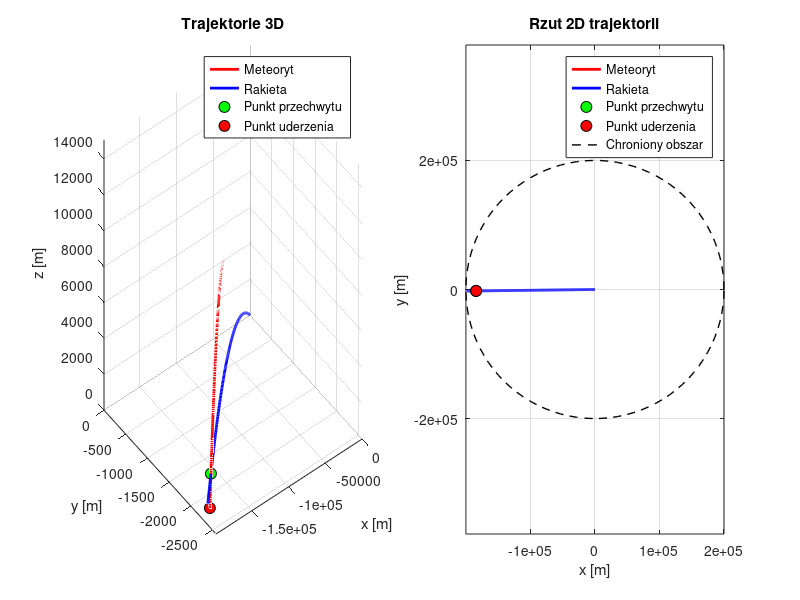
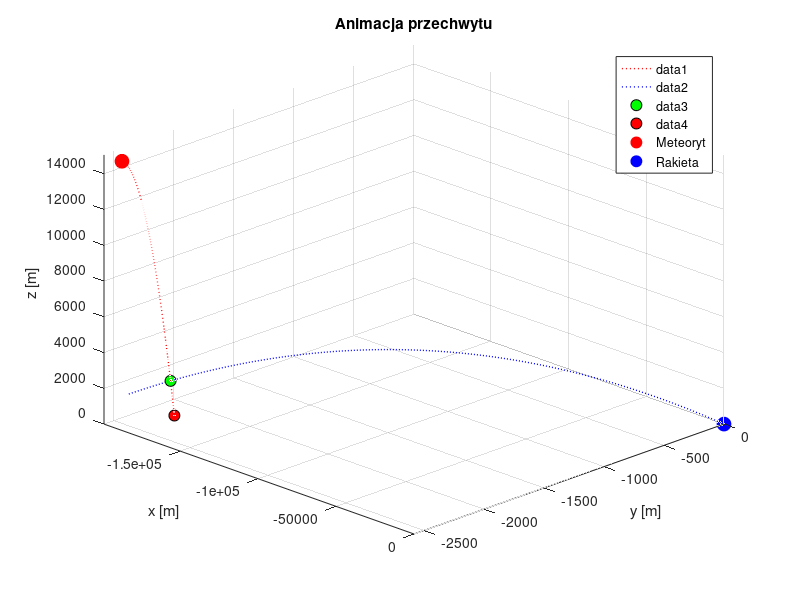

Recreate these plots in MATLAB, in order. (Note: this script raises an error after producing the figures.)
function zestrzel_meteoryt()
    %{
    funkcja zestrzel_meteoryt()
    Służy ona do symulacji przechwytu meteorytu, który uderza w naszą sferę
    chronioną. 
    Po wywołaniu funkcji losowane są dane takie jak:
    - współrzędne początkowe meteorytu (x0, y0, z0)
    - kąty nachylenia do ziemii meteorytu (alpha, beta, gamma odpowiednio
    do osi x, y, z)
    - prędkość początkowa (v) meteorytu

    Następnie program sprawdza czy meteoryt uderzy w obszar chroniony
    Jeśli tak:
        Sprawdzi czy jesteśmy w stanie go przechwycić na bezpiecznej
        odległości (minimum 2km nad ziemią) zakładając, że rakieta jest
        wystrzelona z centrum obszaru chronionego:
        Jeśli tak:
            Program uruchomi symulacje zestrzelenia meteorytu
        Jeśli nie:
            Jesteśmy zgubieni
    Jeśli nie:
        Program zakończy działanie wraz ze stosownym komunikatem
    %}

    clc; close all;

    % Grawitacja (m/s^2):
    g = 9.81;

    % Promień chronionej przestrzeni powietrznej (w metrach):
    R = 200000;  % 200 km

    % Generowanie losowych danych meteorytu
    disp('=== DANE METEORYTU ===');
    
    % Losowe współrzędne początkowe (w km)
    x0 = (rand() * 400 - 200) * 1000;  % -200km do +200km
    y0 = (rand() * 400 - 200) * 1000;
    z0 = (rand() * 20 + 5) * 1000;     % 5km do 25km

    % Losowa prędkość (30-100 m/s)
    v_m = 30 + rand() * 70;

    % Losowe kąty (0-360 stopni)
    alpha_m = rand() * 360;
    beta_m = rand() * 360;
    gamma_m = rand() * 360;

    % Wyświetlanie wygenerowanych danych
    fprintf('Początkowa pozycja meteorytu:\n');
    fprintf('x0 = %.2f km\n', x0/1000);
    fprintf('y0 = %.2f km\n', y0/1000);
    fprintf('z0 = %.2f km\n', z0/1000);
    fprintf('Prędkość meteorytu: %.2f m/s\n', v_m);
    fprintf('Kąty meteorytu:\n');
    fprintf('alpha = %.2f°\n', alpha_m);
    fprintf('beta = %.2f°\n', beta_m);
    fprintf('gamma = %.2f°\n', gamma_m);

    % Przeliczenie kątów na radiany i wyznaczenie składowych prędkości:
    alpha_m_rad = deg2rad(alpha_m);
    beta_m_rad  = deg2rad(beta_m);
    gamma_m_rad = deg2rad(gamma_m);

    vx_m = v_m * cos(alpha_m_rad);
    vy_m = v_m * cos(beta_m_rad);
    vz_m = v_m * cos(gamma_m_rad);

    % ========================
    % 1) Tor ruchu meteorytu
    % ========================
    % Równania parametryczne (bez oporów powietrza):
    % x_m(t) = x0 + vx_m * t
    % y_m(t) = y0 + vy_m * t
    % z_m(t) = z0 + vz_m * t - 0.5*g*t^2

    % Znajdź czas uderzenia w ziemię (z=0). Rozwiązujemy:
    % z0 + vz_m*t - 0.5*g*t^2 = 0
    % A = -0.5*g, B = vz_m, C = z0

    A = -0.5*g;
    B = vz_m;
    C = z0;

    % Rozwiązanie równania kwadratowego A*t^2 + B*t + C = 0
    % t = [ -B +/- sqrt(B^2 - 4*A*C) ] / (2*A)
    discriminant = B^2 - 4*A*C;

    if discriminant < 0
        % Brak realnego czasu przecięcia z ziemią => meteoryt nie spada poniżej z=0
        % (być może wznosi się albo ma zbyt duży z0 i niewielką składową pionową).
        disp('Meteoryt nie uderzy w ziemię w rozpatrywanym modelu. Jesteśmy bezpieczni.');
        return;
    end

    t_ground_1 = (-B + sqrt(discriminant)) / (2*A);
    t_ground_2 = (-B - sqrt(discriminant)) / (2*A);

    % Interesuje nas dodatni czas:
    t_ground = max(t_ground_1, t_ground_2);
    if t_ground < 0
       % Oba czasy są ujemne -> w modelu matematycznym meteoryt "uderzył" w ziemię w przeszłości
       % albo nie uderzy w przyszłości.
       disp('Meteoryt nie uderzy w przyszłości w ziemię. Jesteśmy bezpieczni.');
       return;
    end

    % Współrzędne meteorytu w chwili uderzenia w ziemię:
    x_ground = x0 + vx_m * t_ground;
    y_ground = y0 + vy_m * t_ground;

    % Odległość od (0,0) w płaszczyźnie xy:
    dist_ground = sqrt(x_ground^2 + y_ground^2);

    % Sprawdzamy, czy uderzenie nastąpi w obrębie koła o promieniu R:
    if dist_ground > R
        disp('Meteoryt uderzy w ziemię poza chronionym obszarem. Jesteśmy bezpieczni.');
        return;
    else
        disp('UWAGA: Meteoryt uderzy w ziemię w chronionym obszarze!');
        fprintf('Czas do uderzenia: %.2f s\n', t_ground);
    end

    % ================================================
    % 2) Wyznaczenie parametrów rakiety (przechwycenie)
    % ================================================
    % Rakietę wystrzeliwujemy z (0,0,0) w chwili t=0.
    % Chcemy ją skierować tak, by przechwyciła meteoryt jak najwcześniej,
    % ale na wysokości nie mniejszej niż 2 km.

    z_min = 2000;  % minimalna wysokość przechwytu (2 km)

    % Szukamy najwcześniejszego możliwego momentu przechwytu
    % Rozwiązujemy układ równań:
    % x0 + vx_m*t = vx_r*t
    % y0 + vy_m*t = vy_r*t
    % z0 + vz_m*t - 0.5*g*t^2 = vz_r*t - 0.5*g*t^2
    % z0 + vz_m*t - 0.5*g*t^2 >= z_min

    % Najpierw znajdźmy czas, w którym meteoryt osiągnie minimalną wysokość
    A_m = -0.5*g;
    B_m = vz_m;
    C_m = z0 - z_min;

    disc_m = B_m^2 - 4*A_m*C_m;
    if disc_m < 0
        disp('Meteoryt nie osiągnie wysokości 2 km (brak realnych rozwiązań).');
        disp('Niestety, nie jesteśmy w stanie go zestrzelić na bezpiecznej wysokości.');
        return;
    end

    t_min_1 = (-B_m + sqrt(disc_m)) / (2*A_m);
    t_min_2 = (-B_m - sqrt(disc_m)) / (2*A_m);

    % Interesują nas tylko dodatnie czasy i oczywiście krótszy z nich
    t_candidates = sort([t_min_1, t_min_2]);
    t_candidates = t_candidates(t_candidates>0);

    if isempty(t_candidates)
        disp('Czasy osiągnięcia minimalnej wysokości są ujemne, meteoryt był na tej wysokości w przeszłości.');
        disp('Rakieta nie ma możliwości przechwycenia.');
        return;
    end

    % Bierzemy najmniejszy dodatni czas:
    t_przechwyt = t_candidates(1);

    % Sprawdzamy czy przechwycenie nastąpi przed uderzeniem w ziemię
    if t_przechwyt >= t_ground
        disp('Meteoryt uderza w ziemię zanim osiągnie minimalną wysokość.');
        disp('Brak możliwości przechwycenia na bezpiecznej wysokości.');
        return;
    end

    % Pozycja meteorytu w chwili przechwycenia:
    x_m_intercept = x0 + vx_m * t_przechwyt;
    y_m_intercept = y0 + vy_m * t_przechwyt;
    z_m_intercept = z0 + vz_m * t_przechwyt - 0.5*g*t_przechwyt^2;

    % Obliczamy wymagane składowe prędkości rakiety
    vx_r = x_m_intercept / t_przechwyt;
    vy_r = y_m_intercept / t_przechwyt;
    vz_r = (z_m_intercept + 0.5*g*(t_przechwyt^2)) / t_przechwyt;

    % Całkowita prędkość rakiety:
    v_r = sqrt(vx_r^2 + vy_r^2 + vz_r^2);

    % Sprawdzenie czy prędkość rakiety nie przekracza 6.6 km/s
    % Zakładamy, że naszą rakietą jest rakieta wykorzystana w programie NASA DART, której V_max wynosi 6.6 km/s
    if v_r > 6600
        disp('UWAGA: Wymagana prędkość rakiety przekracza 6.6 km/s!');
        fprintf('Wymagana prędkość: %.2f m/s (%.2f km/s)\n', v_r, v_r/1000);
        disp('Program zatrzymany ze względów bezpieczeństwa.');
        return;
    end

    % Kąty rakiety względem osi x, y, z:
    alpha_r = acos(vx_r / v_r);
    beta_r  = acos(vy_r / v_r);
    gamma_r = acos(vz_r / v_r);

    % Konwersja na stopnie:
    alpha_r_deg = rad2deg(alpha_r);
    beta_r_deg  = rad2deg(beta_r);
    gamma_r_deg = rad2deg(gamma_r);

    % ======= WYŚWIETLANIE WYNIKÓW =======
    disp('=== WYNIKI PRZECHWYTU ===');
    fprintf('Czas przechwytu: t = %.2f s\n', t_przechwyt);
    fprintf('Pozycja przechwytu meteorytu: (%.2f, %.2f, %.2f) [m]\n',...
            x_m_intercept, y_m_intercept, z_m_intercept);
    fprintf('Pozycja uderzenia meteorytu: (%.2f, %.2f, 0) [m]\n',...
            x_ground, y_ground);
    fprintf('Niezbędna prędkość rakiety: v_r = %.2f m/s\n', v_r);
    fprintf('Kąty rakiety:\n');
    fprintf('   alpha_r względem osi x = %.2f stopni\n', alpha_r_deg);
    fprintf('   beta_r  względem osi y = %.2f stopni\n', beta_r_deg);
    fprintf('   gamma_r względem osi z = %.2f stopni\n', gamma_r_deg);

    % ==========================
    % 3) Wizualizacja trajektorii
    % ==========================

    % Aby ładnie narysować tor, weźmy pewną liczbę punktów czasowych
    % od 0 do max(t_ground, t_przechwyt) + pewien margines.
    t_max = max(t_ground, t_przechwyt);
    N = 200;  % liczba kroków
    t_vec = linspace(0, t_max, N);

    % Trajektoria meteorytu
    x_m_vec = x0 + vx_m.*t_vec;
    y_m_vec = y0 + vy_m.*t_vec;
    z_m_vec = z0 + vz_m.*t_vec - 0.5*g.*t_vec.^2;
    z_m_vec(z_m_vec<0) = 0;  % żeby nie rysować poniżej ziemi

    % Trajektoria rakiety
    x_r_vec = vx_r.*t_vec;
    y_r_vec = vy_r.*t_vec;
    z_r_vec = vz_r.*t_vec - 0.5*g.*t_vec.^2;
    z_r_vec(z_r_vec<0) = 0;  % też nie rysujemy poniżej ziemi

    figure('Name','Trajektorie meteorytu i rakiety','Color','white');

    % Subplot 1: 3D animacja
    subplot(1,2,1);
    plot3(x_m_vec, y_m_vec, z_m_vec, 'r','LineWidth',2); hold on;
    plot3(x_r_vec, y_r_vec, z_r_vec, 'b','LineWidth',2);
    plot3(x_m_intercept, y_m_intercept, z_min, 'ko','MarkerSize',8,'MarkerFaceColor','g');
    plot3(x_ground, y_ground, 0, 'ko','MarkerSize',8,'MarkerFaceColor','r');
    legend('Meteoryt','Rakieta','Punkt przechwytu','Punkt uderzenia','Location','best');
    xlabel('x [m]'); ylabel('y [m]'); zlabel('z [m]');
    grid on; axis tight;
    title('Trajektorie 3D');

    % Subplot 2: 2D rzut
    subplot(1,2,2);
    plot(x_m_vec, y_m_vec, 'r','LineWidth',2); hold on;
    plot(x_r_vec, y_r_vec, 'b','LineWidth',2);
    plot(x_m_intercept, y_m_intercept, 'ko','MarkerSize',8,'MarkerFaceColor','g');
    plot(x_ground, y_ground, 'ko','MarkerSize',8,'MarkerFaceColor','r');
    % Rysowanie chronionego obszaru
    theta = linspace(0, 2*pi, 100);
    plot(R*cos(theta), R*sin(theta), 'k--', 'LineWidth', 1);
    legend('Meteoryt','Rakieta','Punkt przechwytu','Punkt uderzenia','Chroniony obszar','Location','best');
    xlabel('x [m]'); ylabel('y [m]');
    grid on; axis equal;
    title('Rzut 2D trajektorii');

    % Animacja
    figure('Name','Animacja przechwytu','Color','white');
    
    % Ustawienie odpowiednich granic osi
    x_limits = [min([x_m_vec x_r_vec]) max([x_m_vec x_r_vec])];
    y_limits = [min([y_m_vec y_r_vec]) max([y_m_vec y_r_vec])];
    z_limits = [0 max([z_m_vec z_r_vec])];
    
    % Rysowanie tła
    plot3(x_m_vec, y_m_vec, z_m_vec, 'r:','LineWidth',1);
    hold on;
    plot3(x_r_vec, y_r_vec, z_r_vec, 'b:','LineWidth',1);
    plot3(x_m_intercept, y_m_intercept, z_min, 'ko','MarkerSize',8,'MarkerFaceColor','g');
    plot3(x_ground, y_ground, 0, 'ko','MarkerSize',8,'MarkerFaceColor','r');
    
    % Inicjalizacja obiektów animacji
    h_meteor = plot3(x_m_vec(1), y_m_vec(1), z_m_vec(1), 'ro', 'MarkerSize', 10, 'MarkerFaceColor', 'r', 'DisplayName', 'Meteoryt');
    h_rocket = plot3(x_r_vec(1), y_r_vec(1), z_r_vec(1), 'bo', 'MarkerSize', 10, 'MarkerFaceColor', 'b', 'DisplayName', 'Rakieta');
    
    % Konfiguracja wykresu
    xlabel('x [m]'); ylabel('y [m]'); zlabel('z [m]');
    grid on;
    axis([x_limits y_limits z_limits]);
    title('Animacja przechwytu');
    legend('Location','best');
    view(45, 30); % Ustawienie perspektywy 3D
    
    % Animacja
    try
        for i = 1:N
            % Sprawdź czy okno animacji nadal istnieje
            if ~isvalid(h_meteor) || ~isvalid(h_rocket)
                disp('Okno animacji zostało zamknięte.');
                break;
            end

            % Aktualizacja pozycji
            set(h_meteor, 'XData', x_m_vec(i), 'YData', y_m_vec(i), 'ZData', z_m_vec(i));
            set(h_rocket, 'XData', x_r_vec(i), 'YData', y_r_vec(i), 'ZData', z_r_vec(i));
            
            % Obliczenie odległości między rakietą a meteorytem
            distance = sqrt((x_m_vec(i) - x_r_vec(i))^2 + (y_m_vec(i) - y_r_vec(i))^2 + (z_m_vec(i) - z_r_vec(i))^2);
            
            % Sprawdzenie przechwytu
            if distance < 10
                disp('Przechwycenie meteorytu!');
                % Zaznaczenie momentu przechwytu
                plot3(x_m_vec(i), y_m_vec(i), z_m_vec(i), 'g*', 'MarkerSize', 20, 'LineWidth', 2);
                text(x_m_vec(i), y_m_vec(i), z_m_vec(i), '  Miejsce przechwytu', 'Color', 'g', 'FontWeight', 'bold');
                drawnow;
                break;
            end
            
            % Aktualizacja wykresu
            drawnow;
            pause(0.05);
        end
        
        % Dodaj komunikat sukcesu
        text(0.5, 0.5, 0.5, 'PRZECHWYT ZAKOŃCZONY SUKCESEM!', ...
            'Units', 'normalized', 'HorizontalAlignment', 'center', ...
            'FontSize', 14, 'FontWeight', 'bold', 'Color', 'g');
        
    catch ME
        if strcmp(ME.identifier, 'MATLAB:class:InvalidHandle')
            disp('Okno animacji zostało zamknięte.');
        else
            rethrow(ME);
        end
    end
end


% Masz ddosa
% Hello ur computer has virus
